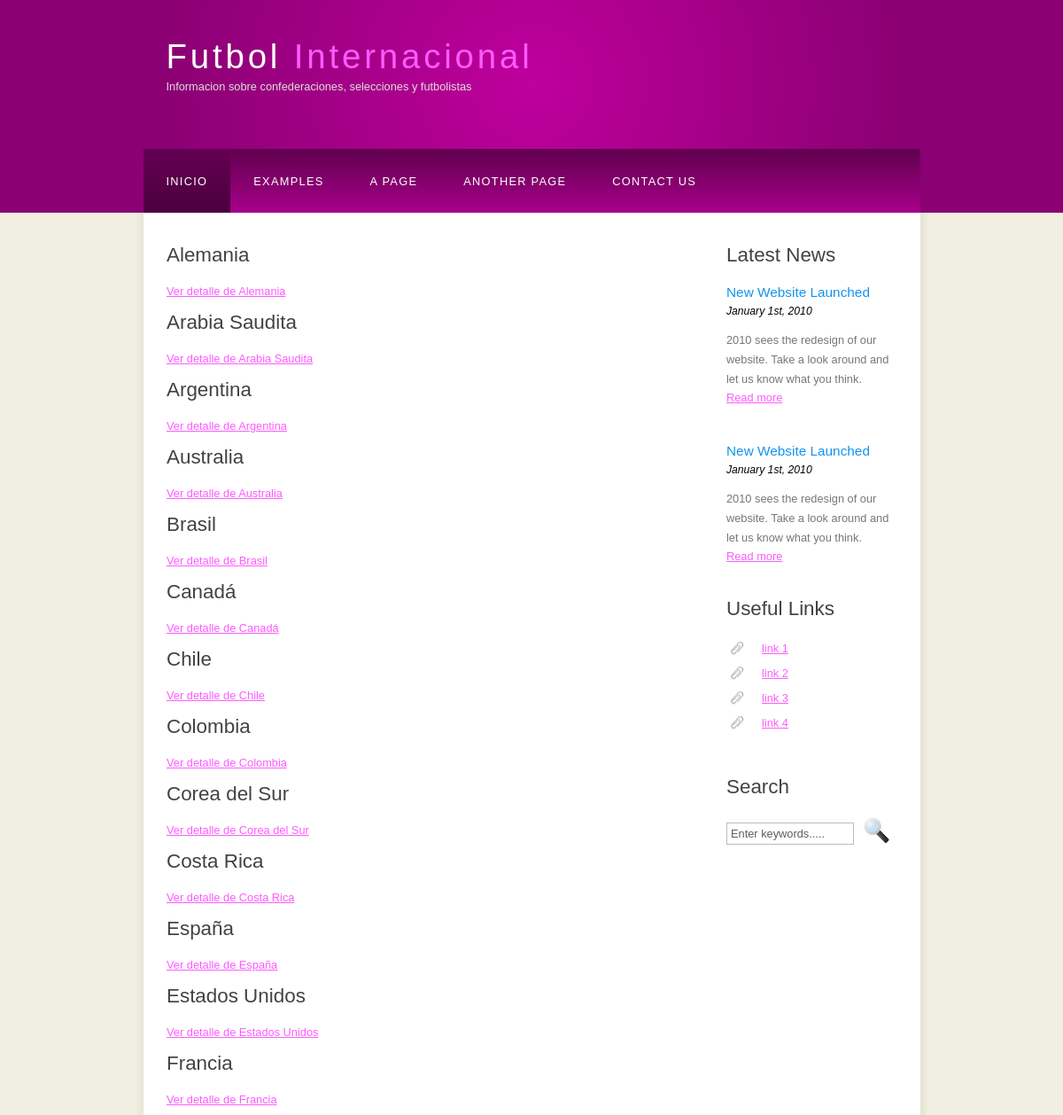
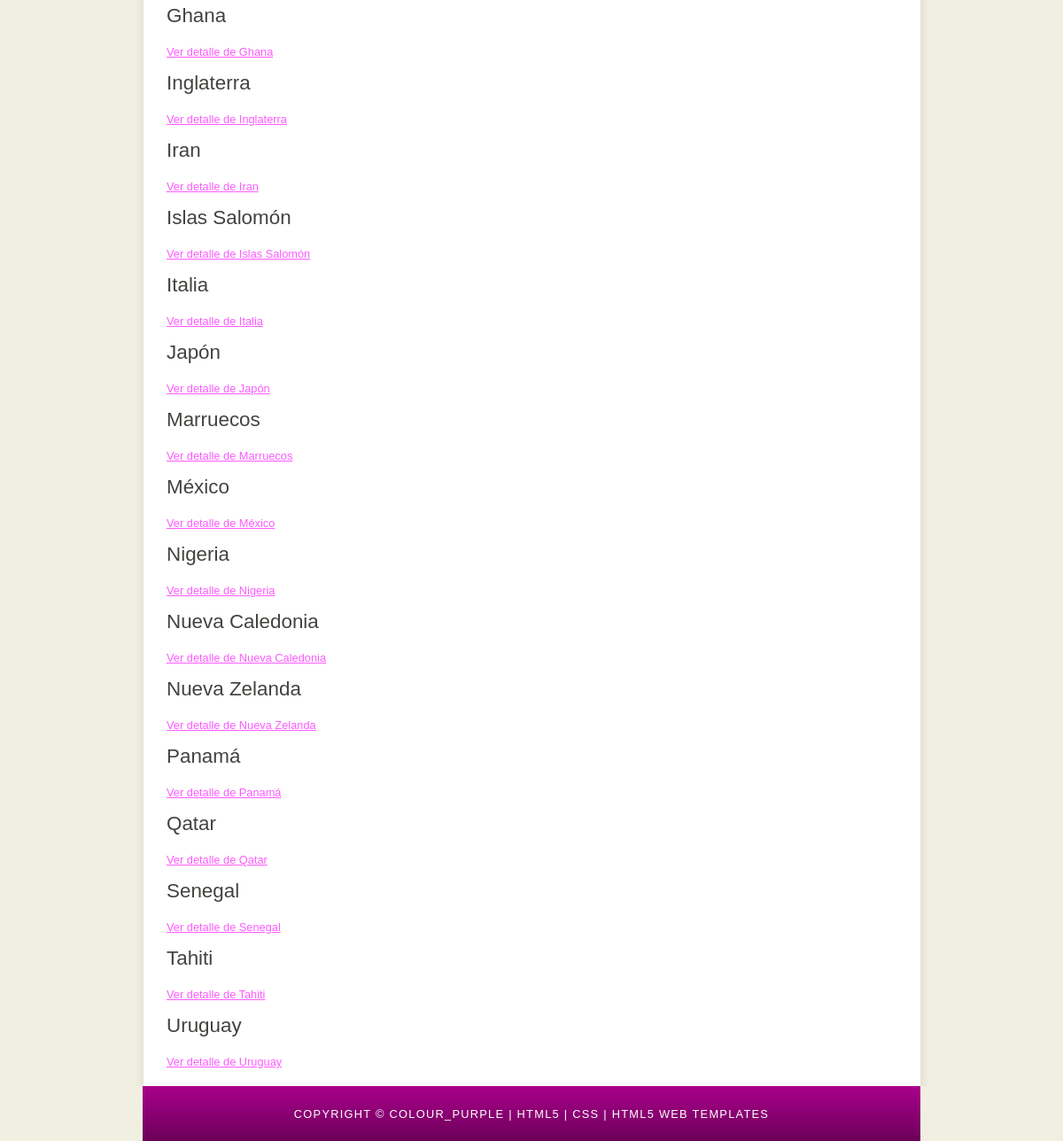
/seleccionesAPP/listaSelecciones/, run on the app's committed database (2 pictures, top to bottom).
### seleccionesAPP/models.py (models this page shows, shortened)
class Seleccion(models.Model):
    nombre = models.CharField(max_length=100)
    confederacion = models.ForeignKey(Confederacion, on_delete=models.CASCADE, related_name='seleccion')

### seleccionesAPP/views.py (the view)
# urls.py: path('listaSelecciones/', views.listaSeleccion,name='listaSeleccion'),
def listaSeleccion(request):
    seleccion = Seleccion.objects.order_by('nombre')
    contexto = {'seleccion_list': seleccion}
    return render(request, 'listaSeleccion.html', contexto)

### seleccionesAPP/templates/listaSeleccion.html
{% extends 'base.html' %}
{% block contenido %}
{% for seleccion in seleccion_list%}
<h1> {{ seleccion.nombre }}</h1>
<a href="{% url 'detalleSeleccion' seleccion.id%}">Ver detalle de {{ seleccion.nombre }}</a>
{% empty %}
    <p>No hay marcas disponibles.</p>
{% endfor %}
{% endblock %}

### seleccionesAPP/static/style/style.css (style rules this page uses)
html { height: 100%; }
* { margin: 0; padding: 0; }
body { font: normal .80em 'trebuchet ms', arial, sans-serif; background: #F0EFE2; color: #777; }
h1, h2, h3, h4, h5, h6 { font: normal 175% 'century gothic', arial, sans-serif; color: #43423F; margin: 0 0 15px 0; padding: 15px 0 5px 0; }
a, a:hover { outline: none; text-decoration: underline; color: #FD5BFF; }

### data on the page
Seleccion: nombre "Alemania"
Seleccion: nombre "Arabia Saudita"
Seleccion: nombre "Argentina"
Seleccion: nombre "Australia"
Seleccion: nombre "Brasil"
Seleccion: nombre "Canadá"
Seleccion: nombre "Chile"
Seleccion: nombre "Colombia"
Seleccion: nombre "Corea del Sur"
Seleccion: nombre "Costa Rica"
Seleccion: nombre "España"
Seleccion: nombre "Estados Unidos"
Seleccion: nombre "Francia"
Seleccion: nombre "Ghana"
Seleccion: nombre "Inglaterra"
Seleccion: nombre "Iran"
Seleccion: nombre "Islas Salomón"
Seleccion: nombre "Italia"
Seleccion: nombre "Japón"
Seleccion: nombre "Marruecos"
Seleccion: nombre "México"
Seleccion: nombre "Nigeria"
Seleccion: nombre "Nueva Caledonia"
Seleccion: nombre "Nueva Zelanda"
Seleccion: nombre "Panamá"
Seleccion: nombre "Qatar"
Seleccion: nombre "Senegal"
Seleccion: nombre "Tahiti"
Seleccion: nombre "Uruguay"
